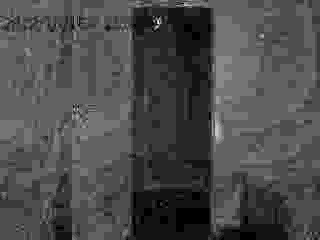
#> input picture frame 39 of aula8/envio/detection/Background_Subtraction.avi, 320 x 240 px, given in place of surveillance.avi, which was not available
$ jupyter execute ObjectDetection.ipynb   (shell and % lines are left out)   (text cells are left out)
#> lines starting #> are read from the running program, lines starting #| are printed output that depends on the picture; after the words box and inside, x2 and y2 are one past the last pixel; in counts of white or black regions, pixels touching at a corner belong together; pictures that were not available may be replaced by others from this repository, and a replacement may not be noted
[cell 1]
import cv2
import numpy as np

# Lê o vídeo
video_path = 'surveillance.avi'
cap = cv2.VideoCapture(video_path)

# Obtém informações do vídeo
frame_width = int(cap.get(3))
frame_height = int(cap.get(4))
frame_rate = 30

# Configura o gravador de vídeo
fourcc = cv2.VideoWriter_fourcc(*'MJPG')
out = cv2.VideoWriter('Background_Subtraction.avi', fourcc, frame_rate, (frame_width, frame_height), 0)

# Inicializa parâmetros
alpha = 0.95
theta = 0.1

# Inicializa o fundo com o primeiro quadro
ret, background = cap.read()
#> background is the input picture: shape (240, 320, 3); min 0, max 13, mean 3.85
if not ret:
    raise ValueError("Erro ao ler o primeiro quadro do vídeo.")

background = cv2.cvtColor(background, cv2.COLOR_BGR2GRAY).astype(np.float32)
#> background: shape (240, 320) float32

while True:
    ret, frame = cap.read()
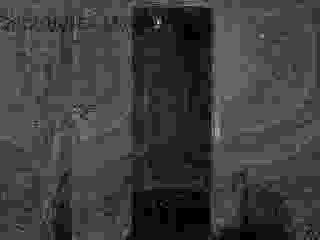
#> input picture frame 40 of aula8/envio/detection/Background_Subtraction.avi, 320 x 240 px, given in place of surveillance.avi, which was not available
#> frame is the input picture: shape (240, 320, 3); min 0, max 15, mean 3.64
    if not ret:
        break

    # Converte o quadro atual para escala de cinza
    gray_frame = cv2.cvtColor(frame, cv2.COLOR_BGR2GRAY).astype(np.float32)

    # Atualiza o modelo de fundo
    background = alpha * background + (1 - alpha) * gray_frame

    # Calcula a diferença entre o quadro atual e o fundo
    diff_img = np.abs(gray_frame - background)
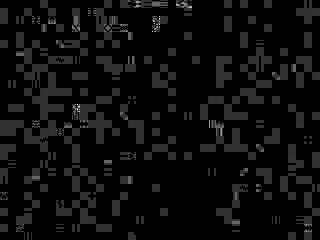
#> diff_img: shape (240, 320) float32; min 0, max 4.75, mean 0.247; drawn with min black and max white

    # Aplica um limiar para criar uma imagem binária
    thresh_img = (diff_img > theta).astype(np.uint8) * 255
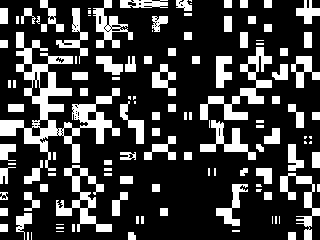
#> thresh_img: shape (240, 320); 24.7% white; 121 white regions (32 under 20 px), largest, box (x1, y1, x2, y2) and area: (0, 32, 120, 171) 4030, (200, 47, 272, 120) 1384, (56, 165, 112, 232) 1146

    # Mostra os quadros em janelas separadas
    cv2.imshow('New frame', gray_frame.astype(np.uint8))
    cv2.imshow('Background frame', background.astype(np.uint8))
    cv2.imshow('Difference image', diff_img.astype(np.uint8))
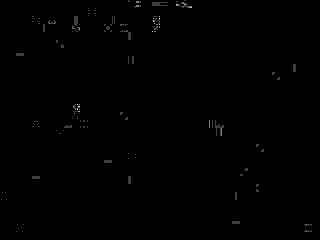
#> window 'Difference image': shape (240, 320); min 0, max 4, mean 0.0126; drawn with min black and max white
    cv2.imshow('Thresholded difference image', thresh_img)

    # Grava o quadro atual no arquivo de saída
    out.write(diff_img.astype(np.uint8))

    if cv2.waitKey(30) & 0xFF == 27:  # Pressione Esc para sair
#> (key Esc is pressed here)
        break

# Libera os recursos
cap.release()
out.release()
cv2.destroyAllWindows()

$ run again, starting later in the video
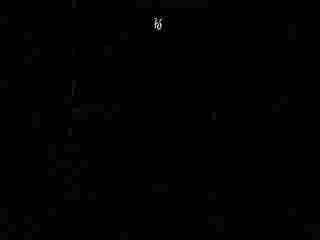
#> input picture frame 178 of aula8/envio/detection/Background_Subtraction.avi, 320 x 240 px, given in place of surveillance.avi, which was not available
#> background is the input picture: shape (240, 320, 3); min 0, max 29, mean 0.1
#> `thresh_img = (diff_img > theta).astype(np.uint8) * 255`:
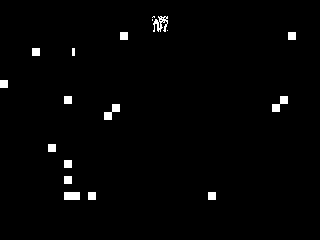
#> thresh_img: shape (240, 320); 1.5% white; 18 white regions (3 under 20 px), largest, box (x1, y1, x2, y2) and area: (153, 16, 168, 32) 128, (272, 96, 288, 112) 128, (104, 104, 120, 120) 128

$ run again, starting later in the video
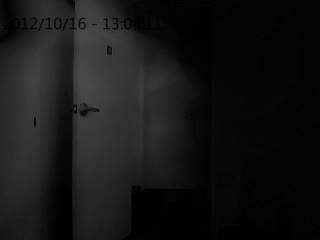
#> input picture frame 316 of aula8/envio/detection/Background_Subtraction.avi, 320 x 240 px, given in place of surveillance.avi, which was not available
#> background is the input picture: shape (240, 320, 3); min 0, max 82, mean 21.7
#> `thresh_img = (diff_img > theta).astype(np.uint8) * 255`:
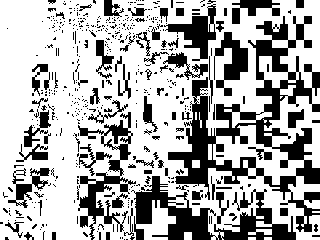
#> thresh_img: shape (240, 320); 67.5% white; 490 black regions (403 under 20 px), largest, box (x1, y1, x2, y2) and area: (168, 16, 320, 232) 8685, (131, 176, 296, 240) 3841, (78, 112, 136, 240) 2108
#> `cv2.imshow('Difference image', diff_img.astype(np.uint8))`:
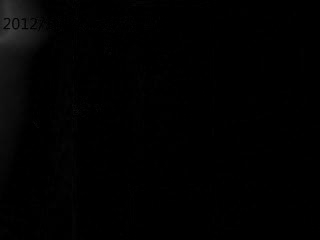
#> window 'Difference image': shape (240, 320); min 0, max 61, mean 1.6
